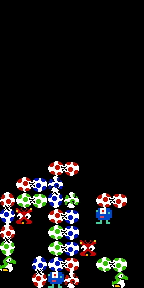

This is a level from a 2D game, rendered from its Tiled map with the project's own tilesets. A one-line summary and the complete map file follow:
An orthogonal 9x18 tile map with 16x16 px tiles, 1 tile layer (Tile Layer 1).

<map version="1.2" tiledversion="1.3.2" orientation="orthogonal" renderorder="right-down" compressionlevel="-1" width="9" height="18" tilewidth="16" tileheight="16" infinite="0" nextlayerid="2" nextobjectid="1">
 <tileset firstgid="1" source="tiles16.tsx" />
 <layer id="1" name="Tile Layer 1" width="9" height="18">
  <data encoding="csv">
0,0,0,0,0,0,0,0,0,
0,0,0,0,0,0,0,0,0,
0,0,0,0,0,0,0,0,0,
0,0,0,0,0,0,0,0,0,
0,0,0,0,0,0,0,0,0,
0,0,0,0,0,0,0,0,0,
0,0,0,0,0,0,0,0,0,
0,0,0,0,0,0,0,0,0,
0,0,0,0,0,0,0,0,0,
0,0,0,0,0,0,0,0,0,
0,0,0,8,9,0,0,0,0,
0,8,14,15,0,0,0,0,0,
6,3,4,12,5,0,8,9,0,
12,22,0,8,14,0,23,0,0,
6,0,0,3,14,0,0,0,0,
2,0,0,3,14,22,0,0,0,
21,0,11,13,9,0,3,4,0,
0,0,7,23,10,0,0,21,0
</data>
 </layer>
</map>